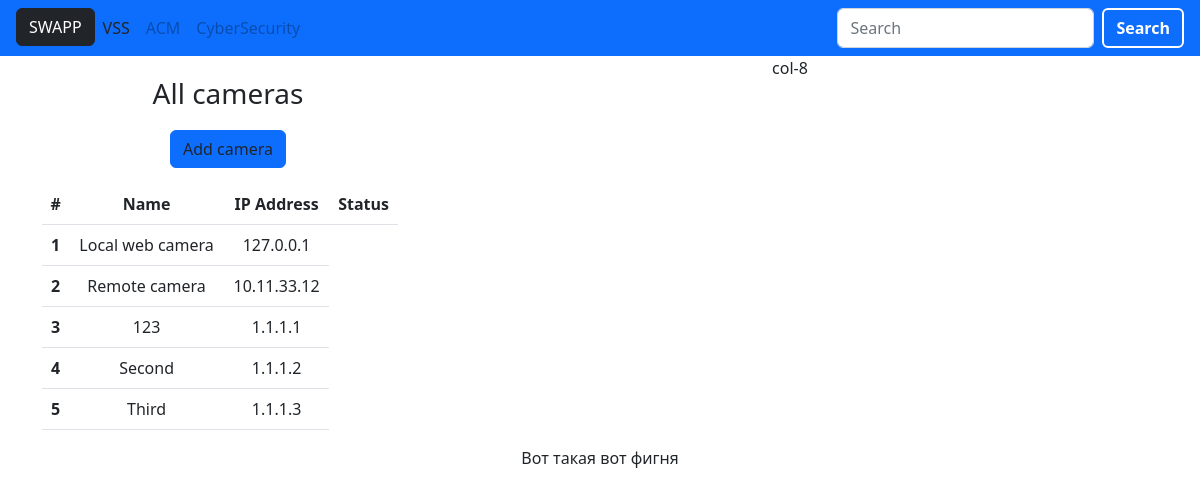
Page /vss/ on the earlier database version.
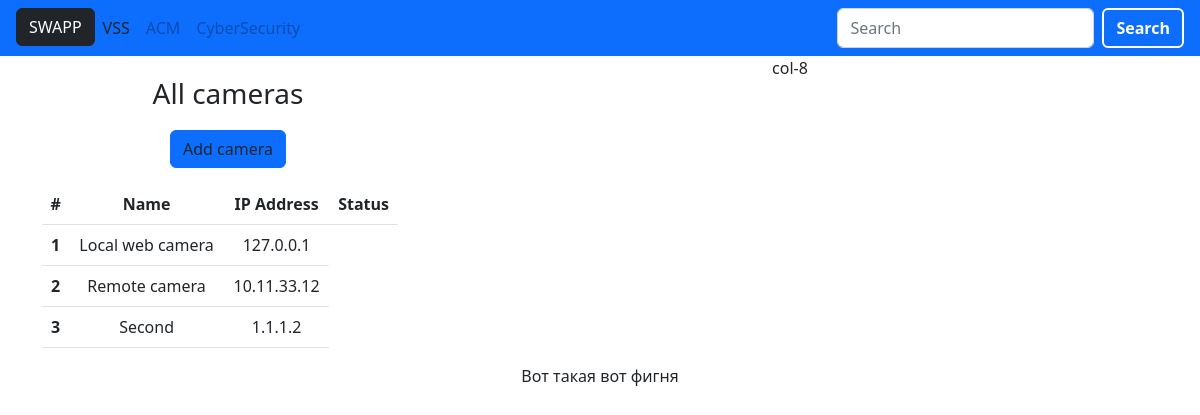
Same page on the later database version.
### vss/models.py (models this page shows, shortened)
class Camera(models.Model):
    def online(self):
        if ping(self.ip):
            return True
        else:
            return False
    cam_name = models.CharField(max_length=50)
    ip = models.GenericIPAddressField(protocol='IPv4')

### vss/views.py (the view)
# urls.py: path('', views.IndexView.as_view(), name='index'),
class IndexView(generic.ListView):
    template_name = 'vss/index.html'
    context_object_name = 'cameras'
    def get_queryset(self):
        return Camera.objects.all()

### vss/templates/vss/index.html (shortened to what this page needs)
{% extends "vss/base.html" %}
{% block content %}
<div class="container text-center">
<div class="row justify-content-md-center">
    <div class="col-4">
<div class="ms-3 mt-3">
    <div>
        <p class="text-center fs-3">All cameras</p>
    </div>
    <form>
        <a href="{% url 'vss:add_camera' %}" class="btn btn-primary mb-3">Add camera</a>
    </form>
</div>
<div name="cam_table">
    <table class="table">
        <thead>
        <tr>
            <th>#</th>
            <th>Name</th>
            <th>IP Address</th>
            <th>Status</th>
        </tr>
        </thead>
        <tbody>
        {% for cam in cameras %}
            <tr style="transform: rotate(0);">
            <th scope="row"><a href="{% url 'vss:details' cam.id %}" class="stretched-link">{{ forloop.counter }}</a></th>
            <td>{{ cam.cam_name }}</td>
            <td class="ip_address">{{ cam.ip }}</td>
            </tr>
        {% endfor %}
        </tbody>
    </table>
</div>
    </div>
    <div class="col-8">col-8</div>
</div>
</div>
{% endblock %}

Differences in the rows shown:
removed Camera: cam_name "123", ip "1.1.1.1"
removed Camera: cam_name "Third", ip "1.1.1.3"
